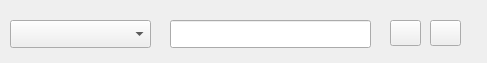
<?xml version="1.0" encoding="UTF-8"?>
<ui version="4.0">
 <class>Dialogc</class>
 <widget class="QDialog" name="Dialogc">
  <property name="geometry">
   <rect>
    <x>0</x>
    <y>0</y>
    <width>487</width>
    <height>63</height>
   </rect>
  </property>
  <property name="windowTitle">
   <string>Delete clients</string>
  </property>
  <widget class="QToolButton" name="toolButtondel">
   <property name="geometry">
    <rect>
     <x>390</x>
     <y>20</y>
     <width>31</width>
     <height>26</height>
    </rect>
   </property>
   <property name="styleSheet">
    <string notr="true">image: url(:/tst-imgs/remove.png);</string>
   </property>
   <property name="text">
    <string/>
   </property>
   <property name="icon">
    <iconset resource="imgs.qrc">
     <normaloff>:/tst-imgs/remove.png</normaloff>:/tst-imgs/remove.png</iconset>
   </property>
  </widget>
  <widget class="QComboBox" name="comboBoxs">
   <property name="geometry">
    <rect>
     <x>10</x>
     <y>20</y>
     <width>141</width>
     <height>28</height>
    </rect>
   </property>
  </widget>
  <widget class="QLineEdit" name="lineEditcl">
   <property name="geometry">
    <rect>
     <x>170</x>
     <y>20</y>
     <width>201</width>
     <height>28</height>
    </rect>
   </property>
  </widget>
  <widget class="QToolButton" name="toolButtondel_2">
   <property name="geometry">
    <rect>
     <x>430</x>
     <y>20</y>
     <width>31</width>
     <height>26</height>
    </rect>
   </property>
   <property name="text">
    <string/>
   </property>
   <property name="icon">
    <iconset>
     <normaloff>Actions-dialog-close-icon.png</normaloff>Actions-dialog-close-icon.png</iconset>
   </property>
  </widget>
 </widget>
 <resources>
  <include location="imgs.qrc"/>
 </resources>
 <connections/>
</ui>
